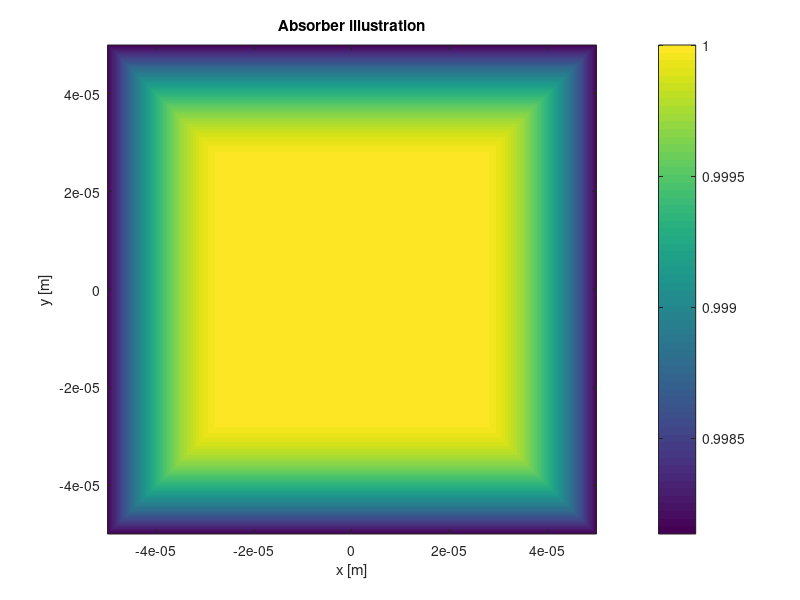
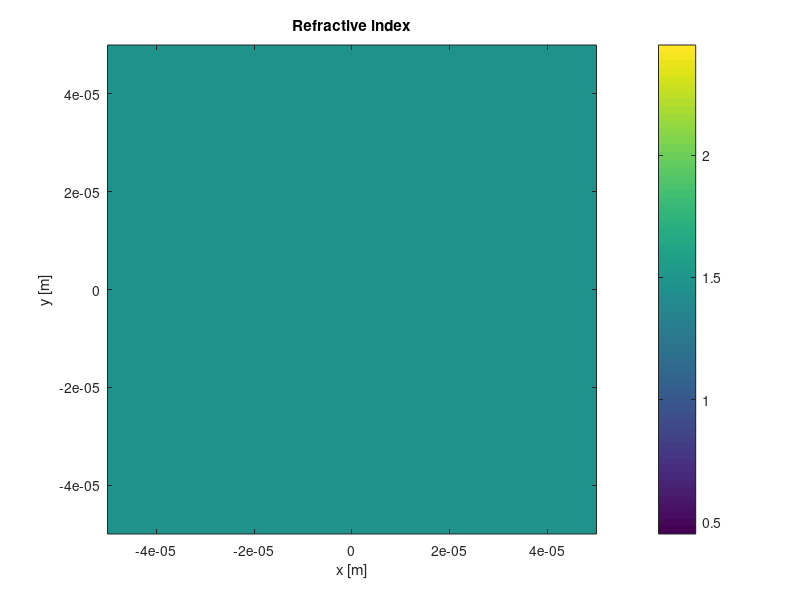
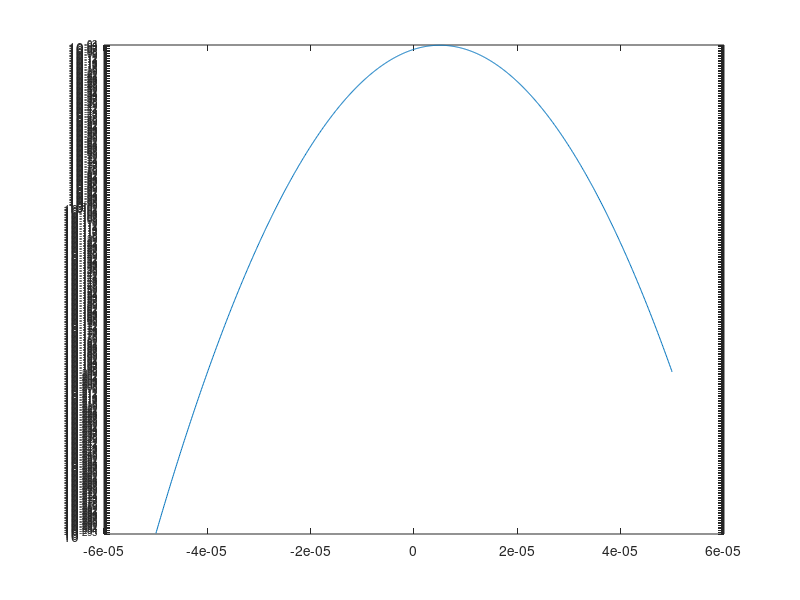

MATLAB code for these plots, in order: (Note: this script raises an error after producing the figures.)
% Author: Madhu Veettikazhy
% Date:12 November 2018
% Gaussian beam (CW) electric field propagation from the 
% through fibre using Finite Difference Beam Propagation Method
% in 2D
% Reference: An assessment of FD BPM method - Youngchul Chung
% ***************************************************************************************************
format long
format compact

%% User-specified general parameters
calctype = 3; % 1: MATLAB vectorized method (full Crank-Nicolson), 2: MATLAB sequential method (DG-ADI Crank-Nicolson), 3: mex sequential method (DG-ADI Crank-Nicolson), 4: same as 3 but with single-precision
useAllCPUs = true;

Lx_main = 50e-6;                                                     % [m] x side length of main area
Ly_main = 50e-6;                                                    % [m] y side length of main area
Lz = 1e-4;                                                         % [m] z propagation distance
targetzstepsize = 1e-6;                                          % [m] z step size to aim for

Nx_main = 500;                                                        % x resolution of main area
Ny_main = 500;                                                             % y resolution of main area

lambda = 1e-6;                                                % [m] Wavelength
w_0 = 3e-6;                                                       % [m] Initial waist plane 1/e^2 radius of the gaussian beam

updates = 20;          % Number of times to update plot. Must be at least 2, showing the initial state and the final state. If set higher than nz (such as Inf), script will simply update every step.

absorbertype = 4; % 1: No absorber, 2: constant absorber, 3: linear absorber, 4: quadratic absorber
targetLx = 2*Lx_main; % [m] Full area x side length
targetLy = 2*Ly_main;    % [m] Full area y side length
alpha = 10e1; % [1/m] "Absorption coefficient", used for absorbertype 2
beta = 10e4; % [1/m^2] "Absorption coefficient" per unit length distance out from edge of main area, used for absorbertype 3
gamma = 3e12; % [1/m^3] "Absorption coefficient" per unit length distance out from edge of main area, squared, used for absorbertype 4

n_cladding = 1.45;
n_core = 1.46;
core_radius = 15e-6;
% expectedRayleighrange = pi*w_0^2/(lambda/n_core)
% expectedspotsize = w_0*sqrt(1+(Lz/expectedRayleighrange)^2)

%% Initialization of space and frequency grids
nz = round(Lz/targetzstepsize);                                       % Number of z steps

dx = Lx_main/Nx_main;
dy = Ly_main/Ny_main;
dz = Lz/nz;

nx = round(targetLx/dx);
if rem(nx,2) ~= rem(Nx_main,2)
    nx = nx + 1; % Ensure that if Nx_main was set odd (to have a x slice at the center), nx will also be odd
end
ny = round(targetLy/dy);
if rem(ny,2) ~= rem(Ny_main,2)
    ny = ny + 1; % Ensure that if Ny_main was set odd (to have a y slice at the center), ny will also be odd
end
Lx = nx*dx;
Ly = ny*dy;

x = dx*(-(nx-1)/2:(nx-1)/2);
y = dy*(-(ny-1)/2:(ny-1)/2);
[X,Y] = ndgrid(x,y);

switch absorbertype
	case 1
		absorber = ones(nx,ny);
	case 2
		absorber = ones(nx,ny);
		absorber(abs(X) > Lx_main/2 | abs(Y) > Ly_main/2) = exp(-dz*alpha);
	case 3
		absorber = exp(-dz*max(0,max(abs(Y) - Ly_main/2,abs(X) - Lx_main/2))*beta);
	case 4
		absorber = exp(-dz*max(0,max(abs(Y) - Ly_main/2,abs(X) - Lx_main/2)).^2*gamma);
end
absorb_column = absorber(:);
figure(1);clf;
imagesc(x,y,absorber.');
axis xy
axis equal
xlim([-Lx/2 Lx/2]);
ylim([-Ly/2 Ly/2]);
xlabel('x [m]');
ylabel('y [m]');
colorbar;
title('Absorber illustration');

k_0 = 2*pi/lambda;                                              % [m^-1] Wavenumber

%% Initialisation of optical fibre parameters
n_0 = n_core;
n_mat = ones(nx,ny)*n_cladding;
% n_mat(sqrt((X-Lx_main/4).^2+Y.^2) < core_radius) = n_core;
% n_mat(sqrt((X+Lx_main/4).^2+Y.^2) < core_radius) = n_core;
% n_mat(abs(X-Lx_main/4) < core_radius & abs(Y) < core_radius) = n_core;
% n_mat(abs(X+Lx_main/4) < core_radius & abs(Y) < core_radius) = n_core;
% n_mat(sqrt(X.^2) > core_radius) = n_cladding;
% n_mat = max(n_cladding,n_core-(n_core-n_cladding)/core_radius^2*(X.^2+Y.^2));
figure(2);clf;
imagesc(x,y,n_mat.');
axis xy
axis equal
xlim([-Lx/2 Lx/2]);
ylim([-Ly/2 Ly/2]);
colorbar;
xlabel('x [m]');
ylabel('y [m]');
title('Refractive index');

%% Beam initialization
% amplitude = exp(-((X-Lx_main/4).^2+Y.^2)/w_0^2) - exp(-((X+Lx_main/4).^2+Y.^2)/w_0^2);                             % Gaussian field amplitude
amplitude = exp(-((X-Lx_main/10).^2+Y.^2)/w_0^2);                             % Gaussian field amplitude
% amplitude = exp(-(X.^2+Y.^2)/w_0^2);                             % Gaussian field amplitude
phase = 0*X;                                         % Phase
E = amplitude.*exp(1i*phase);                      % Electric field
E = complex(E/sqrt(sum(abs(E(:)).^2)));

%% Fibre propagation and plotting
updatesliceindices = unique(round(linspace(0,nz,min(nz,updates))));
z_updates = dz*updatesliceindices;
nextupdatesliceindicesindex = 2;

switch calctype
	case 1
		delta_n_2 = n_mat.^2 - n_0^2;                              %delta_n^2 in the expression for FD BPM
		delta_n_2_column = delta_n_2(:);                         %Converting from NxN square matrix to N^2x1 column matrix
		E_column = E(:);                                                   %Converting 2D matrix into a column matrix
		absorber_column = absorber(:);
		N = nx*ny;                                                            %N*N - size of sparse matrices
		
		ax = dz/(2*dx^2);
		ay = dz/(2*dy^2);
		b =  dz*(1/dx^2+1/dy^2) - (k_0^2*dz/2).*delta_n_2_column + (2*1i*k_0*n_0);
		c = -dz*(1/dx^2+1/dy^2) + (k_0^2*dz/2).*delta_n_2_column + (2*1i*k_0*n_0);
		M_i_lhs = sparse(1:N,1:N,b(1:N),N,N);
		M_iMinus1 = sparse(2:N,1:N-1,ax,N,N);
		M_iPlus1 = sparse(1:N-1,2:N,ax,N,N);
		for i = nx:nx:N-nx                                               %Dirichlet's boundary condition
		    M_iMinus1(i+1,i) = 0;
		    M_iPlus1(i,i+1) = 0;
		end
		
		M_jMinus1 = sparse(nx+1:N,1:N-nx,ay,N,N);
		M_jPlus1 = sparse(1:N-nx,nx+1:N,ay,N,N);
		M_lhs = -M_iMinus1 - M_iPlus1 + M_i_lhs - M_jMinus1 - M_jPlus1;
		
		M_i_rhs = sparse(1:N,1:N,c(1:N),N,N);
		M_rhs = M_iMinus1+M_iPlus1+M_i_rhs+M_jMinus1+M_jPlus1;
	case 2
		ax = dz/(4i*dx^2*k_0*n_0);
		ay = dz/(4i*dy^2*k_0*n_0);
		
		multiplier = exp(-1i*dz*k_0/2*(n_mat.^2 - n_0^2)/n_0).*absorber;
		d = zeros(nx,ny);
		b = zeros(max(nx,ny),1);
	case 3
		ax = dz/(4i*dx^2*k_0*n_0);
		ay = dz/(4i*dy^2*k_0*n_0);
		
		multiplier = exp(-1i*dz*k_0/2*(n_mat.^2 - n_0^2)/n_0).*absorber;
		parameters = struct('multiplier',multiplier,'ax',ax,'ay',ay,'useAllCPUs',useAllCPUs);
	case 4
		ax = single(dz/(4i*dx^2*k_0*n_0));
		ay = single(dz/(4i*dy^2*k_0*n_0));
		
		multiplier = single(exp(-1i*dz*k_0/2*(n_mat.^2 - n_0^2)/n_0).*absorber);
		parameters = struct('multiplier',multiplier,'ax',ax,'ay',ay,'useAllCPUs',useAllCPUs);
end

%% Figure initialization
figure(3);clf;
h_line = semilogy(x,abs(E(:,round((ny-1)/2+1)).').^2);
h_title = title(['x intensity profile at z = 0 m (second moment radius = ' num2str(2*std(x,h_line.YData)) ' m)']);
line([-Lx_main/2 -Lx_main/2 NaN Lx_main/2 Lx_main/2],[ylim NaN ylim],'Linestyle','--','Color','k');
axis([min(x) max(x) 1e-9 1]);
xlabel('x [m]');
ylabel('Intensity [W/m^2]');

figure(4);clf;
subplot(2,1,1);
hold on;
h_im1 = imagesc(x,y,abs(E.').^2);
axis xy;
axis equal;
xlim([-Lx/2 Lx/2]);
ylim([-Ly/2 Ly/2]);
colorbar;
caxis('manual');
xlabel('x [m]');
ylabel('y [m]');
title('Intensity [W/m^2]');
if max(n_mat(:) > min(n_mat)); contour(X,Y,n_mat,(n_cladding+eps(n_cladding))*[1 1],'color','r','linestyle','--'); end
% caxis([0 30e-3]);
subplot(2,1,2);
hold on;
h_im2 = imagesc(x,y,angle(E.'));
axis xy;
axis equal;
xlim([-Lx/2 Lx/2]);
ylim([-Ly/2 Ly/2]);
colorbar;
caxis([-pi pi]);
if max(n_mat(:) > min(n_mat)); contour(X,Y,n_mat,(n_cladding+eps(n_cladding))*[1 1],'color','r','linestyle','--'); end
xlabel('x [m]');
ylabel('y [m]');
title('Phase [rad]');

powers = NaN(1,min(nz,updates));
powers(1) = sum(abs(E(:)).^2);
figure(5);clf;
plot(z_updates,powers,'YDataSource','powers','linewidth',2);
xlim([0 Lz]);
xlabel('Propagation distance [m]');
ylabel('Relative power remaining');

tic
switch calctype
	case 1
		%% Vectorized method execution
		for zidx = 1:nz
		    RHS = M_rhs*E_column;
		    E_column = M_lhs\RHS;
		    E_column = E_column.*absorber_column;
			if zidx == updatesliceindices(nextupdatesliceindicesindex)
				E = reshape(E_column,[nx ny]);
				powers(nextupdatesliceindicesindex) = sum(abs(E(:)).^2);
				h_line.YData = abs(E(:,round((ny-1)/2+1))).^2;
				h_title.String = ['x intensity profile at z = ' num2str(zidx*dz,'%.1e') ' m (second moment radius = ' num2str(2*std(x,h_line.YData),'%.6e') ' m)'];
				h_im1.CData = abs(E.').^2;
				h_im2.CData = angle(E.');
				refreshdata(5);
				drawnow;
				nextupdatesliceindicesindex = nextupdatesliceindicesindex + 1;
			end
		end
	case 2
		%% Sequential method execution
		for zidx = 1:nz
			%% Explicit part of step 1
			for iy = 1:ny
				for ix = 1:nx % construct d, the right hand side of the system of linear equations
					delta = 0;
					if ix ~= 1;  delta = delta +   ax*(E(ix-1,iy)-E(ix,iy)); end
					if ix ~= nx; delta = delta +   ax*(E(ix+1,iy)-E(ix,iy)); end
					if iy ~= 1;  delta = delta + 2*ay*(E(ix,iy-1)-E(ix,iy)); end
					if iy ~= ny; delta = delta + 2*ay*(E(ix,iy+1)-E(ix,iy)); end
					d(ix,iy) = E(ix,iy) + delta;
				end
			end
			
			%% Implicit part of step 1, Thomas algorithm along x, sweeps up from 2 to nx and then down from nx to 1
			for iy = 1:ny
				% Forward sweep, index 1 and 2:
				b(1) = 1 + ax;
				w = -ax/b(1);
				b(2) = 1 + 2*ax + w*ax;
				d(2,iy) = d(2,iy) - w*d(1,iy);
				% Forward sweep, indices 3 to nx-1:
				for ix = 3:nx-1
					w = -ax/b(ix-1);
					b(ix) = 1 + 2*ax;
					b(ix) = b(ix) + w*ax;
					d(ix,iy) = d(ix,iy) - w*d(ix-1,iy);
				end
				% Forward sweep, index nx:
				w = -ax/b(nx-1);
				b(nx) = 1 + ax;
				b(nx) = b(nx) + w*ax;
				d(nx,iy) = d(nx,iy) - w*d(nx-1,iy);
				
				% Back sweep, index nx:
				d(nx,iy) = d(nx,iy)/b(nx);
				% Back sweep, indices nx-1 to 2:
				for ix = nx-1:-1:2
					d(ix,iy) = (d(ix,iy) + ax*d(ix+1,iy))/b(ix);
				end
				% Back sweep, index 1:
				d(1,iy) = (d(1,iy) + ax*d(2,iy))/b(1);
			end
			
			%% Explicit part of step 2
			for iy = 1:ny
				for ix = 1:nx % construct d, the right hand side of the system of linear equations
					i = sub2ind([nx,ny],ix,iy);
					delta = 0;
					if iy ~= 1;  delta = delta - ay*(E(ix,iy-1)-E(ix,iy)); end
					if iy ~= ny; delta = delta - ay*(E(ix,iy+1)-E(ix,iy)); end
					d(ix,iy) = d(ix,iy) + delta;
				end
			end
			
			%% Implicit part of step 2, Thomas algorithm along y, sweeps up from 2 to ny and then down from ny to 1
			for ix = 1:nx
				% Forward sweep, index 2:
				b(1) = 1 + ay;
				w = -ay/b(1);
				b(2) = 1 + 2*ay + w*ay;
				d(ix,2) = d(ix,2) - w*d(ix,1);
				% Forward sweep, indices 3 to ny-1:
				for iy = 3:ny-1
					w = -ay/b(iy-1);
					b(iy) = 1 + 2*ay;
					b(iy) = b(iy) + w*ay;
					d(ix,iy) = d(ix,iy) - w*d(ix,iy-1);
				end
				% Forward sweep, index ny:
				w = -ay/b(ny-1);
				b(ny) = 1 + ay;
				b(ny) = b(ny) + w*ay;
				d(ix,ny) = d(ix,ny) - w*d(ix,ny-1);
				
				% Back sweep, index ny:
				E(ix,ny) = d(ix,ny)/b(ny);
				% Back sweep, indices ny-1 to 2:
				for iy = ny-1:-1:2
					E(ix,iy) = (d(ix,iy) + ay*E(ix,iy+1))/b(iy);
				end
				% Back sweep, index 1:
				E(ix,1) = (d(ix,1) + ay*E(ix,2))/b(1);
			end
			E = E.*multiplier;
			
			if zidx == updatesliceindices(nextupdatesliceindicesindex)
				powers(nextupdatesliceindicesindex) = sum(abs(E(:)).^2);
				h_line.YData = abs(E(:,round((ny-1)/2+1))).^2;
				h_title.String = ['x intensity profile at z = ' num2str(zidx*dz,'%.1e') ' m (second moment radius = ' num2str(2*std(x,h_line.YData),'%.6e') ' m)'];
				h_im1.CData = abs(E.').^2;
				h_im2.CData = angle(E.');
				refreshdata(5);
				drawnow;
				nextupdatesliceindicesindex = nextupdatesliceindicesindex + 1;
			end
		end
	case 3
		for updidx = 2:length(updatesliceindices)
			parameters.nz = updatesliceindices(updidx) - updatesliceindices(updidx-1);
			E = FDBPMpropagator(E,parameters);

			powers(updidx) = sum(abs(E(:)).^2);
			h_line.YData = abs(E(:,round((ny-1)/2+1))).^2;
			h_title.String = ['x intensity profile at z = ' num2str(updatesliceindices(updidx)*dz,'%.1e') ' m (second moment radius = ' num2str(2*std(x,h_line.YData),'%.6e') ' m)'];
			h_im1.CData = abs(E.').^2;
			h_im2.CData = angle(E.');
			refreshdata(5);
			drawnow;
		end
	case 4
		E = complex(single(E));
		for updidx = 2:length(updatesliceindices)
			parameters.nz = updatesliceindices(updidx) - updatesliceindices(updidx-1);
			E = FDBPMpropagator_floats(E,parameters);

			powers(updidx) = sum(abs(E(:)).^2);
			h_line.YData = abs(E(:,round((ny-1)/2+1))).^2;
			h_title.String = ['x intensity profile at z = ' num2str(updatesliceindices(updidx)*dz,'%.1e') ' m (second moment radius = ' num2str(2*std(x,h_line.YData),'%.6e') ' m)'];
			h_im1.CData = abs(E.').^2;
			h_im2.CData = angle(E.');
			refreshdata(5);
			drawnow;
		end
end
toc

2*std(x,h_line.YData)
